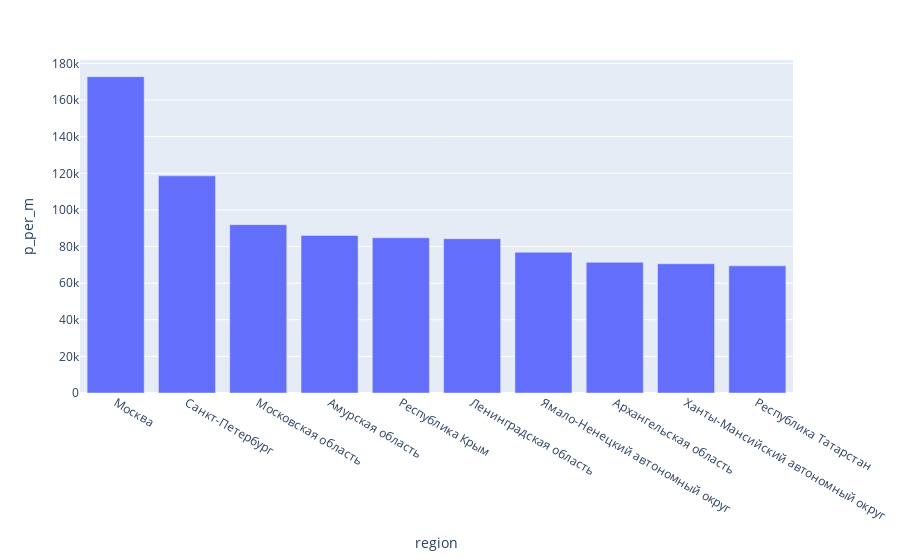

The cell this chart's notebook holds for it:
### Code cell
task_1 = df.groupby('region')['p_per_m'].mean().sort_values(ascending=False).reset_index().head(10)
px.bar(task_1,x='region',y='p_per_m')

### Figure 1 — Plotly figure (JSON) as saved in the notebook; plotly's stock layout.template omitted (floating-point values rounded to 4 significant figures)
{"data": [{"alignmentgroup": "True", "hovertemplate": "region=%{x}<br>p_per_m=%{y}<extra></extra>", "legendgroup": "", "marker": {"color": "#636efa", "pattern": {"shape": ""}}, "name": "", "offsetgroup": "", "orientation": "v", "showlegend": false, "textposition": "auto", "type": "bar", "x": ["Москва", "Санкт-Петербург", "Московская область", "Амурская область", "Республика Крым", "Ленинградская область", "Ямало-Ненецкий автономный округ", "Архангельская область", "Ханты-Мансийский автономный округ", "Республика Татарстан"], "xaxis": "x", "y": [172800.0, 118600.0, 91960.0, 86050.0, 84810.0, 84300.0, 76850.0, 71380.0, 70620.0, 69460.0], "yaxis": "y"}], "layout": {"barmode": "relative", "legend": {"tracegroupgap": 0}, "margin": {"t": 60}, "xaxis": {"anchor": "y", "domain": [0, 1], "title": {"text": "region"}}, "yaxis": {"anchor": "x", "domain": [0, 1], "title": {"text": "p_per_m"}}}}
